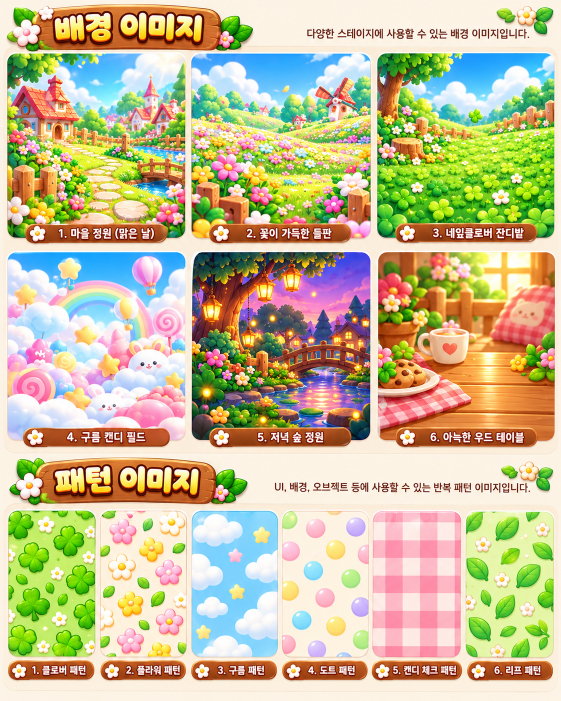
#> input picture art-source/v22/background-atlas.png, 1122 x 1402 px, given in place of logo.webp, which was not available (shown at 1/2 size)
$ python build-ui-v22.py
#> lines starting #> are read from the running program, lines starting #| are printed output that depends on the picture; pictures that were not available may be replaced by others from this repository, and a replacement may not be noted
"""Build the v2.2 WebP inventory before verified sheet crops replace its art.

The build-visual-v18 entrypoint runs build-ui-v22-sheets.py immediately after
this file, verifying original PNG hashes and replacing visible placeholders.
"""
from pathlib import Path
from PIL import Image, ImageDraw, ImageFont, ImageFilter, ImageOps
import json
import math

ROOT = Path(__file__).resolve().parents[1]
ASSETS = ROOT / "web" / "assets"
OUT = ASSETS / "ui" / "v22"
RESAMPLE = Image.Resampling.LANCZOS
FONT_CANDIDATES = [
    "C:/Windows/Fonts/malgunbd.ttf",
    "/usr/share/fonts/opentype/noto/NotoSansCJK-Bold.ttc",
    "/usr/share/fonts/truetype/noto/NotoSansCJK-Bold.ttc",
    "/usr/share/fonts/truetype/dejavu/DejaVuSans-Bold.ttf",
]


# [5 lines left out: function font, not called in this run]


def source(path):
#> called with path = 'ui/v21/title/logo.webp'
    return Image.open(ASSETS / path).convert("RGBA")


def save(relative, image, quality=87):
    path = OUT / relative
    path.parent.mkdir(parents=True, exist_ok=True)
    image.save(path, "WEBP", quality=quality, method=6)


def fit(image, size):
#> called with size = (720, 280)
    result = Image.new("RGBA", size)
#> result: PIL image 720x280 RGBA; every value is 0
    copy = image.copy()
    copy.thumbnail(size, RESAMPLE)
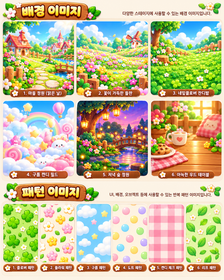
#> copy: PIL image 224x280 RGBA; mean R, G, B, A 197, 188.1, 150.5, 255
    result.alpha_composite(copy, ((size[0] - copy.width) // 2, (size[1] - copy.height) // 2))
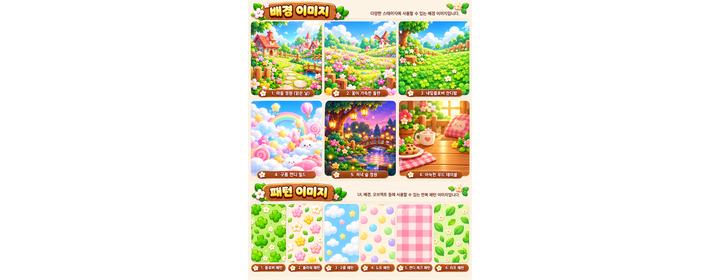
#> result: PIL image 720x280 RGBA; mean R, G, B, A 61.3, 58.5, 46.8, 79.3; transparent parts drawn white
    return result


# [26 lines left out: function panel, not called in this run]


PALETTES = {
    "pink": ((255, 239, 247), (255, 172, 209), "#ae5c86"),
    "blue": ((231, 250, 255), (130, 212, 239), "#5a92b8"),
    "green": ((245, 255, 220), (160, 219, 137), "#789e61"),
    "gold": ((255, 251, 217), (255, 199, 116), "#ad784c"),
    "wood": ((255, 240, 204), (212, 160, 105), "#865c41"),
}


def make_panel(relative, size, palette, transparent_center=False, radius=None):
    a, b, edge = PALETTES[palette]
    save(relative, panel(size, a, b, edge, radius or min(size) // 5, transparent_center))


def make_title():
    logo = source("ui/v21/title/logo.webp")
    save("title/logo-main.webp", logo)
    save("title/logo-alt.webp", fit(logo, (720, 280)))
    save("title/logo-compact.webp", fit(logo, (450, 180)))
#> call 2 of fit, with size = (450, 180)
#> in fit (call 2), `result = Image.new("RGBA", size)`: result: PIL image 450x180 RGBA; every value is 0
#> in fit (call 2), `copy.thumbnail(size, RESAMPLE)`:
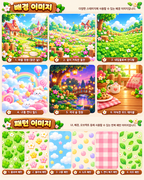
#> copy: PIL image 144x180 RGBA; mean R, G, B, A 196.9, 188.1, 150.6, 255
#> in fit (call 2), `result.alpha_composite(copy, ((size[0] - copy.width) // 2, (size[1] - ..`:
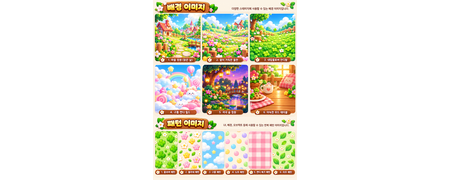
#> result: PIL image 450x180 RGBA; mean R, G, B, A 63, 60.2, 48.2, 81.6; transparent parts drawn white
    for target, old in (
        ("btn-start", "title/play"), ("btn-install", "title/install"),
        ("btn-help", "title/help"), ("btn-friends", "title/friends"),
    ):
        save(f"buttons/{target}.webp", source(f"ui/v21/{old}.webp"))
#> call 2 of source, with path = 'ui/v21/title/play.webp'
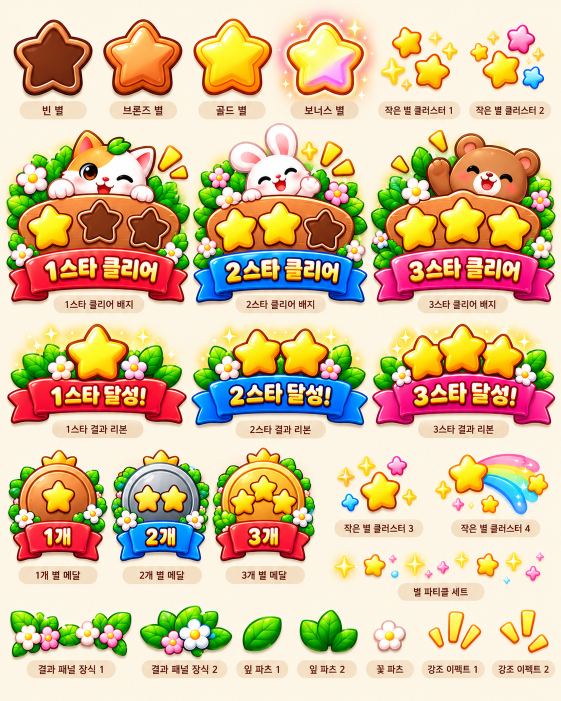
#> input picture art-source/v22/star-result-sheet.png, 1122 x 1402 px, given in place of play.webp, which was not available (shown at 1/2 size)
    install = panel((390, 274), *PALETTES["blue"], radius=65)
    black_cat = source("friends/cat.webp")
    black_cat.thumbnail((170, 170), RESAMPLE)
    install.alpha_composite(black_cat, ((390 - black_cat.width) // 2, 0))
    save("buttons/btn-install.webp", install)
    for target in ("settings", "sound-on", "sound-off", "notice"):
        icon = Image.new("RGBA", (108, 108))
        d = ImageDraw.Draw(icon)
        color = "#72c8e4" if target.startswith("sound") else "#eab678"
        d.ellipse((8, 8, 100, 100), fill="#8d5374", outline="#fff9df", width=5)
        d.ellipse((14, 14, 94, 94), fill=color, outline="#fff5d6", width=4)
        d.arc((21, 20, 85, 65), 195, 336, fill=(255, 255, 255, 175), width=5)
        if target == "settings":
            for angle in range(0, 360, 45):
                theta = math.radians(angle)
                x1, y1 = 54 + 22 * math.cos(theta), 55 + 22 * math.sin(theta)
                x2, y2 = 54 + 32 * math.cos(theta), 55 + 32 * math.sin(theta)
                d.line((x1, y1, x2, y2), fill="#fff7df", width=9)
            d.ellipse((30, 31, 78, 79), fill="#fff8de", outline="#895974", width=4)
            d.ellipse((46, 47, 62, 63), fill="#a56683")
        elif target.startswith("sound"):
            d.polygon(((28, 47), (41, 47), (57, 35), (57, 74), (41, 61), (28, 61)), fill="#fff9df")
            if target.endswith("on"):
                d.arc((51, 38, 79, 72), -65, 65, fill="#fff9df", width=5)
                d.arc((50, 28, 90, 83), -62, 62, fill="#fff9df", width=4)
            else:
                d.line((65, 38, 83, 70), fill="#9a4265", width=8)
                d.line((83, 38, 65, 70), fill="#9a4265", width=8)
        else:
            d.ellipse((37, 67, 72, 77), fill="#fff9df")
            d.pieslice((30, 25, 79, 76), 180, 360, fill="#fff9df")
            d.ellipse((49, 75, 60, 86), fill="#fff9df")
        save(f"icons/btn-{target}.webp", icon)


# [121 lines left out: functions make_numbers, star_art, make_result, make_frames, make_backgrounds, make_patterns, not called in this run]


def build():
    make_title()
    make_numbers()
    make_result()
    make_frames()
    make_backgrounds()
    make_patterns()
    roles = {}
    for directory in sorted(path for path in OUT.rglob("*") if path.is_dir()):
        images = sorted(path.relative_to(OUT).as_posix() for path in directory.glob("*.webp"))
        if images:
            roles[directory.relative_to(OUT).as_posix()] = images
    assets = sorted(path for images in roles.values() for path in images)
    (OUT / "manifest.json").write_text(json.dumps({
        "release": "2.2.0-beta",
        "source": ["web/assets/ui/v21/source-original-kit.zip",
                   "web/assets/polish", "web/assets/lanypang-cover.webp"],
        "generator": "tools/build-ui-v22.py",
        "count": len(assets), "roles": roles,
    }, ensure_ascii=False, indent=2), encoding="utf-8")
    print(f"OK v2.2 UI kit: {len(assets)} WebP assets")


if __name__ == "__main__":
#> (the run stopped early here; a loop or call above may not have finished)
